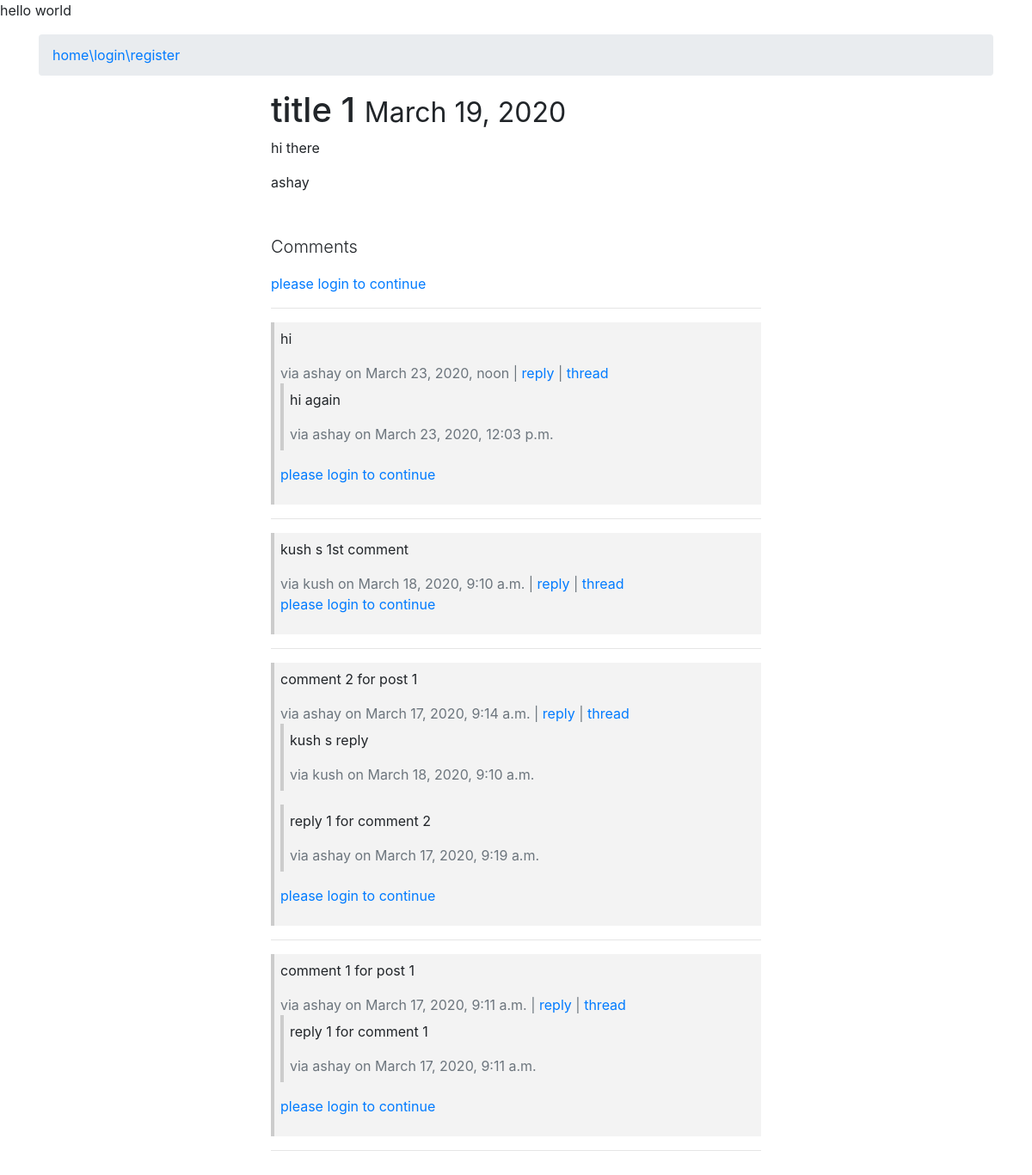
/details/title-1, run on the app's committed database.
### posts/models.py (models this page shows, shortened)
class Post(models.Model):
    user = models.ForeignKey(User, default=1,on_delete=models.CASCADE)
    title = models.CharField(max_length=50)
    content = models.TextField()
    timestamp = models.DateTimeField(auto_now=False, auto_now_add=True)
    updated = models.DateTimeField(auto_now=True, auto_now_add=False)
    slug = models.SlugField(unique=True)
    publish = models.DateField(auto_now_add=False, auto_now=False)
    draft = models.BooleanField(default=False)
    @property
    def comments(self):
        instance=self
        qs=Comment.objects.filter_by_instance(instance)
        return qs
    @property
    def get_content_type(self):
        instance=self
        content_type=ContentType.objects.get_for_model(instance.__class__)
        return content_type

### comments/models.py (models this page shows, shortened)
class Comment(models.Model):
    user=models.ForeignKey(User, on_delete=models.CASCADE)
    content_type=models.ForeignKey(ContentType, on_delete=models.CASCADE)
    object_id=models.PositiveIntegerField()
    content_object=GenericForeignKey('content_type','object_id')
    content=models.TextField()
    timestamp=models.DateTimeField(auto_now_add=True)
    objects=CommentManager()
    parent=models.ForeignKey('self',null=True, blank=True, on_delete=models.CASCADE)
    class Meta:
        ordering= ['-timestamp']
    def children(self):
        return Comment.objects.filter(parent=self)
    def get_absolute_url(self):
        return reverse("thread_detail",kwargs={'id':self.pk})

### posts/views.py (the view, shortened to what this page needs)
# urls.py: path('details/<slug>', views.detail_view, name='details'),
def detail_view(request, slug=None):
    obj = get_object_or_404(Post, slug=slug)
    if obj.publish>timezone.now().date() or obj.draft:
        if not request.user.is_staff or not request.user.is_superuser:
            raise Http404
    comments = obj.comments
    initial_data={
        'content_type': obj.get_content_type,
        'object_id': obj.id
    }
    form=CommentForm(request.POST or None, initial=initial_data)
    context = {
        'obj':obj,
        'comments':comments,
        'comment_form':form,
    }
    return render(request,'post_detail.html',context=context)

### comments/models.py (called while the page is built)
    def filter_by_instance(self, instance):
        content_type = ContentType.objects.get_for_model(instance.__class__)
        object_id = instance.id
        qs=super(CommentManager,self).filter(content_type=content_type, object_id=object_id).filter(parent=None)
        return qs

### posts/templates/post_detail.html (shortened to what this page needs)
{% extends 'base.html' %}
{% load crispy_forms_tags %}
{% block content %}
<div class="container col-sm-6 col-sm-offset-3">
    <h1>{{obj.title}} {% if obj.draft %} <span style='color:red;' >Draft</span> {% endif %} <small>{{obj.publish}}</small></h1>
    {{obj.content|linebreaks}}
    {{obj.user.username}}<br>
    <br>
    <br>
    <div>
        <p class="lead">Comments</p>
        {% if user.is_authenticated %}
        <form method="post" action="">
            {% csrf_token %}
            {{comment_form|crispy}}
            <input type="submit" class="btn btn-default btn-primary" value="post comment">
        </form>
        {% else %}
        <p><a href="{% url 'login' %}">please login to continue</a></p>
        {% endif %}
        <hr>
        {% for c in comments %}
        <blockquote>
            <div style="border-left: 4px solid #ccc;background-color: #f3f3f3; padding: 7px;">
                <p >{{c.content}}</p>
                <footer class="text-secondary"> via {{c.user}} on {{c.timestamp}}{% if i.children.count >= 0 %} {{ i.children.count }} comment(s) {% endif %} |
                    <a href="#" class="comment-reply-btn">reply</a> |
                    <a href="{{c.get_absolute_url}}">thread</a></footer>
                {% for child_comments in c.children %}
                <blockquote>
                    <div style="border-left: 4px solid #ccc;background-color: #f3f3f3; padding: 7px;">
                        <p >{{child_comments.content}}</p>
                        <footer class="text-secondary"> via {{child_comments.user}} on {{child_comments.timestamp}}</footer>
                    </div>
                </blockquote>
                {% endfor %}
            {% if user.is_authenticated %}
             <form method="post" action="">
            {% csrf_token %}
            {{comment_form|crispy}}
                 <input type="hidden" name="parent_id" value="{{c.id}}">
            <input type="submit" class="btn btn-default btn-primary" value="reply">
             </form>
                {% else %}
        <p><a href="{% url 'login' %}">please login to continue</a></p>
        {% endif %}
            </div>
        </blockquote>
        <hr>
        {% endfor %}
    </div>
<br>
    </div>
{% endblock %}

### posts/templates/base.html (shortened to what this page needs)
<!DOCTYPE html>
<html lang="en">
<head>
    <link rel="stylesheet" href="https://stackpath.bootstrapcdn.com/bootstrap/4.4.1/css/bootstrap.min.css">
</head>
<body>
<p>hello world</p>
<div class="container">
    <ol class="breadcrumb">
        <li><a href="{% url 'list' %}">home</a></li>
        {% if user.is_authenticated %}
        <li>welcome {{user.username}}</li>
        <li class="pull-right"><a href="{% url 'logout' %}">logout</a></li>
        {% else %}
        <li class="pull-right"><a href="{% url 'login' %}">\login</a></li>
        <li class="pull-right"><a href="{% url 'register' %}">\register</a></li>
        {% endif %}
    </ol>
</div>
{% block content %}
{% endblock %}
</body>
</html>

### data on the page
Post: title "title 1", publish "March 19, 2020", content "hi there", user.username "ashay"
Comment: content "hi", user "ashay", timestamp "March 23, 2020, noon"
Comment: content "hi again", user "ashay", timestamp "March 23, 2020, 12:03 p.m."
Comment: content "kush s 1st comment", user "kush", timestamp "March 18, 2020, 9:10 a.m."
Comment: content "comment 2 for post 1", user "ashay", timestamp "March 17, 2020, 9:14 a.m."
Comment: content "kush s reply", user "kush", timestamp "March 18, 2020, 9:10 a.m."
Comment: content "reply 1 for comment 2", user "ashay", timestamp "March 17, 2020, 9:19 a.m."
Comment: content "comment 1 for post 1", user "ashay", timestamp "March 17, 2020, 9:11 a.m."
Comment: content "reply 1 for comment 1", user "ashay", timestamp "March 17, 2020, 9:11 a.m."
